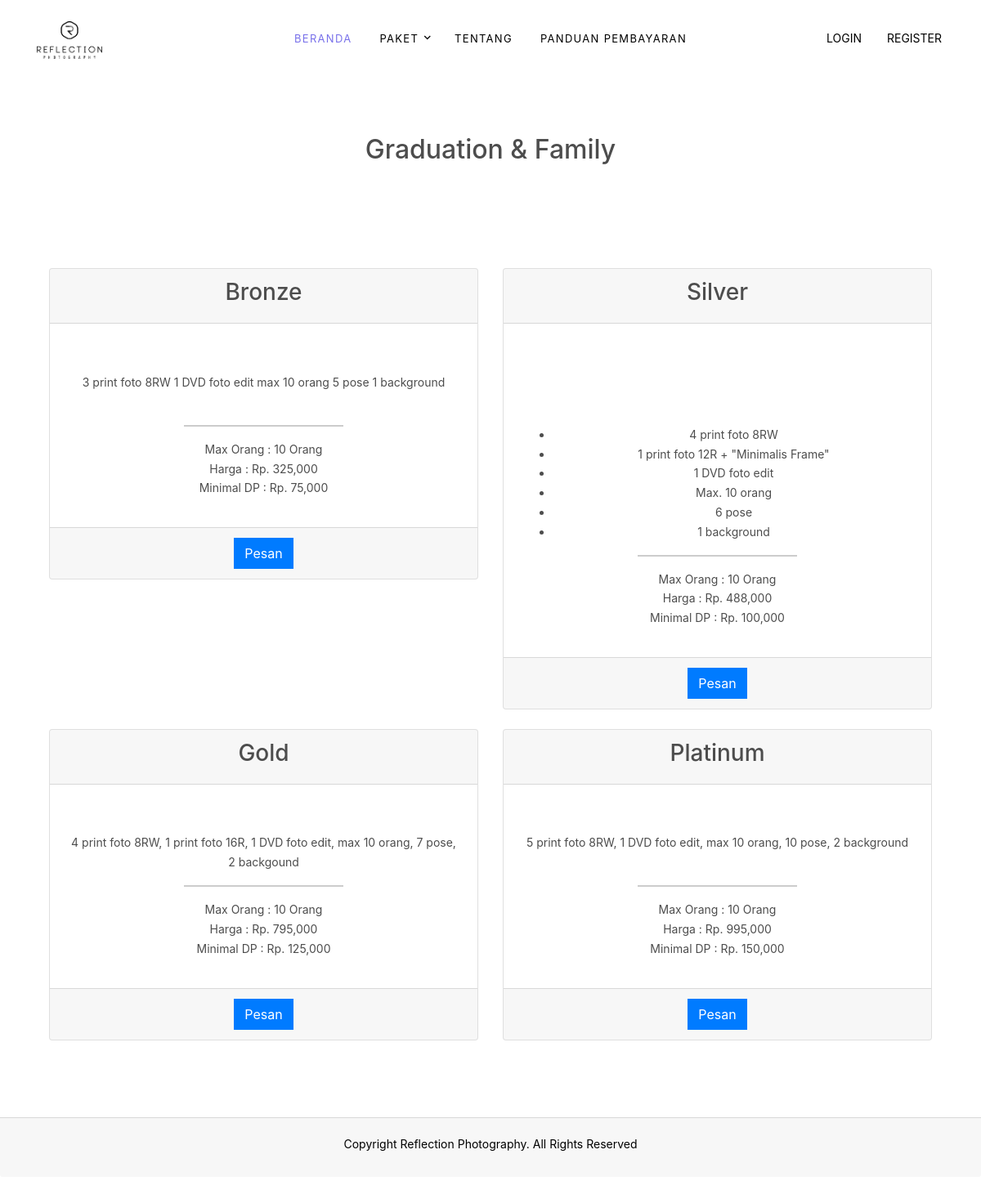
Screenshot of /member/detail_paket/1 with the database file from the repository.
### tables this page shows
CREATE TABLE `paket` (
  `id_paket` int(11) NOT NULL,
  `nama_paket` varchar(50) NOT NULL,
  `foto_paket` varchar(150) NOT NULL
);

CREATE TABLE `tipe_paket` (
  `id_tipe_paket` int(11) NOT NULL,
  `id_paket` int(11) NOT NULL,
  `nama_tipe_paket` varchar(50) NOT NULL,
  `harga_tipe_paket` varchar(8) NOT NULL,
  `deskripsi_tipe_paket` text NOT NULL,
  `min_dp_tipe_paket` varchar(6) NOT NULL,
  `max_jumlah_orang` int(2) NOT NULL,
  `foto_tipe_paket` varchar(255) NOT NULL
);

### application/controllers/Member.php (called while the page is built, shortened)
<?php
class Member extends CI_Controller {
	function __construct()
	{
		$this->load->model('admin/Mpaket');
		$this->load->model('admin/Mpemesanan');
		$this->load->model('member/Mmember');
		$this->load->model('admin/Mportofolio');
	}
	function detail_paket($id_paket)
	{
		$this->load->model('admin/Mpaket');
		$data['paket'] = $this->Mpaket->getAllPaket();
		$data['detail_paket'] = $this->Mpaket->ambil_detail_paket($id_paket);
		$this->load->view('member/template/Header',$data);
		$this->load->view('member/detail_paket', $data);
		$this->load->view('member/template/Footer');
	}
}

### index.php (called while the page is built, shortened)
<?php
require_once BASEPATH.'core/CodeIgniter.php';

### application/models/admin/Mpaket.php (called while the page is built, shortened)
<?php
class Mpaket extends CI_Model {
	function ambil_detail_paket($id_paket)
	{
		$this->db->where('tipe_paket.id_paket', $id_paket);
		$this->db->join('paket', 'tipe_paket.id_paket = paket.id_paket', 'left');
		$ambil = $this->db->get('tipe_paket');
		return $ambil->result_array();
	}
}

### application/views/member/detail_paket.php (the view, shortened to what this page needs)
<div class="site-section border-bottom">
  <div class="container">
    <div class="row text-center justify-content-center mb-5">
      <div class="col-md-7" data-aos="fade-up">
        <h2><?php echo $detail_paket[0]['nama_paket']; ?></h2>
      </div>
    </div>
    <div class="site-section" data-aos="fade">
      <div class="container">
        <div class="row">
          <?php foreach ($detail_paket as $key => $value): ?>
            <div class="col-md-6" data-aos="fade-up" data-aos-delay="300">
              <div class="card text-center mb-4">
              <div class="card-header">
                <h3><?php echo $value['nama_tipe_paket'] ?></h3>
              </div>
              <div class="card-body">
                <p class="card-text mt-3" style="min-height: 3rem; max-height: 3rem">
                  <span>
                    <?php echo $value['deskripsi_tipe_paket'] ?>
                    <hr width="40%" style="border: solid 1px #ccc;">
                    Max Orang : <?php echo $value['max_jumlah_orang'] ?> Orang
                    <br>
                    Harga : Rp. <?php echo number_format($value['harga_tipe_paket']) ?>
                    <br>
                    Minimal DP : Rp. <?php echo number_format($value['min_dp_tipe_paket']) ?>
                  </span>
                </p>
              </div>
              <div class="card-footer text-muted">
                <?php if (isset($_SESSION['member'])): ?>
                     <a href="<?php echo base_url("pemesanan/paket/$value[id_tipe_paket]") ?>" class="btn btn-primary rounded">Pesan</a>
                   <?php else: ?>
                    <a onclick="return confirm('Silahkan Lakukan Login!')" href="<?php echo base_url("login") ?>" class="btn btn-primary">Pesan</a>
                  <?php endif ?>
              </div>
            </div>
            </div>
          <?php endforeach ?>
        </div>
      </div>
    </div>
  </div>

### assets/css/style_member.css (style rules this page uses)
body { line-height: 1.7; color: #4d4d4d; font-weight: 400; font-size: 0.875rem; }
a { -webkit-transition: .3s all ease; -o-transition: .3s all ease; transition: .3s all ease; }
.btn { border-radius: 0; }
.site-section { padding: 2.5em 0; }
@media (min-width: 768px) { .site-section { padding: 5em 0; } }

### rows the page displays
paket: nama_paket "Graduation & Family"
tipe_paket: nama_tipe_paket "Bronze", deskripsi_tipe_paket "3 print foto 8RW 1 DVD foto edit max 10 orang 5 pose 1 background", max_jumlah_orang "10", harga_tipe_paket "325,000", min_dp_tipe_paket "75,000"
tipe_paket: nama_tipe_paket "Silver", deskripsi_tipe_paket "4 print foto 8RW 1 print foto 12R + \"Minimalis Frame\" 1 DVD foto edit Max. 10 orang 6 pose 1 background", max_jumlah_orang "10", harga_tipe_paket "488,000", min_dp_tipe_paket "100,000"
tipe_paket: nama_tipe_paket "Gold", deskripsi_tipe_paket "4 print foto 8RW, 1 print foto 16R, 1 DVD foto edit, max 10 orang, 7 pose, 2 backgound", max_jumlah_orang "10", harga_tipe_paket "795,000", min_dp_tipe_paket "125,000"
tipe_paket: nama_tipe_paket "Platinum", deskripsi_tipe_paket "5 print foto 8RW, 1 DVD foto edit, max 10 orang, 10 pose, 2 background", max_jumlah_orang "10", harga_tipe_paket "995,000", min_dp_tipe_paket "150,000"
